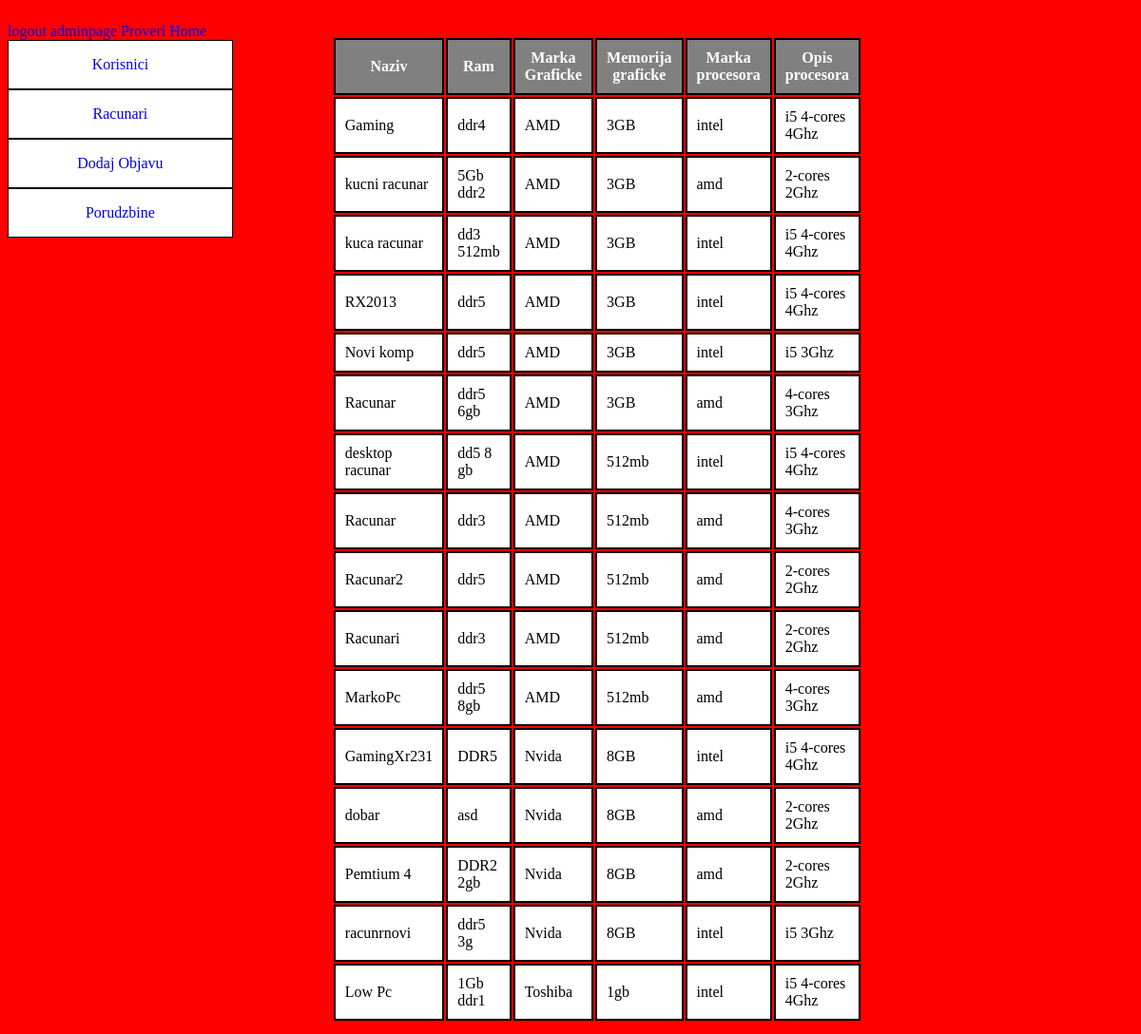
The app's page /racunari.php with its own data.
### tables this page shows
CREATE TABLE IF NOT EXISTS `racunar` (
  `id_racunara` int(255) NOT NULL AUTO_INCREMENT,
  `naziv` varchar(255) NOT NULL,
  `ram` varchar(255) NOT NULL,
  `os` varchar(255) NOT NULL,
  `slika` varchar(255) NOT NULL,
  `id_procesor` int(255) NOT NULL,
  `id_graf` int(255) NOT NULL,
  PRIMARY KEY (`id_racunara`)
);

CREATE TABLE IF NOT EXISTS `graficka` (
  `id_graf` int(255) NOT NULL AUTO_INCREMENT,
  `integrisana` varchar(255) NOT NULL,
  `marka` varchar(255) NOT NULL,
  `memorija` varchar(255) NOT NULL,
  PRIMARY KEY (`id_graf`)
);

CREATE TABLE IF NOT EXISTS `procesor` (
  `id_procesor` int(255) NOT NULL AUTO_INCREMENT,
  `markap` varchar(255) NOT NULL,
  `opis` varchar(255) NOT NULL,
  PRIMARY KEY (`id_procesor`)
);

### racunari.php (the view, shortened to what this page needs)
<html>
<head>
<link rel="stylesheet" href="css/racunari.css">
</head>
<body>
<ol>
<a href="logoutscript.php">logout</a>
<a href="admin.php">adminpage</a>
<a href="home.php">Proveri Home</a>
<a href="korisnici.php"><li>Korisnici</li></a>
<a href="racunari.php"><li>Racunari</li></a>
<a href="dodaj.php"><li>Dodaj Objavu</li></a>
<a href="porudzbine.php"><li>Porudzbine</li></a>
</ol>
</body>
</html>
<?php
include 'connect.php';
$pretraga = '';
$sql="SELECT racunar.naziv,racunar.ram,graficka.marka,graficka.memorija,procesor.markap,
procesor.opis
FROM racunar INNER JOIN graficka ON graficka.id_graf=racunar.id_graf INNER JOIN
procesor ON procesor.id_procesor=racunar.id_procesor
WHERE racunar.naziv LIKE '%$pretraga%'";
$results=mysqli_query($conn,$sql);
echo '<table class="tabela">';
echo "<thead><tr><th>Naziv</th><th>Ram</th><th>Marka Graficke</th>
<th>Memorija graficke</th><th>Marka procesora<th>Opis procesora</th></tr></thead><tbody>";
while($row = $results->fetch_assoc())
{
    echo "<tr><td>".$row['naziv']."</td><td>".$row['ram']."
    </td><td>".$row['marka']."</td><td>".$row['memorija']."</td><td>".$row['markap']."</td>
    <td>".$row['opis']."
    </tr>";
}
echo "</tbody></table>";
?>

### css/racunari.css (style rules this page uses)
body { background-color:red; }
ol { width:20%; height:50%; padding:0px; display:inline-block; vertical-align:top; }
li { border:1px solid black; height:50px; text-align:center; list-style-type:none; line-height:50px; background-color:rgb(255,255,255); }
a { text-decoration:none; }
.tabela { width: 36.9%; display:inline-block; margin-top:30px; margin-left:100px; }
.tabela th { border:2px solid black; padding: 10px; background-color:gray; color:white; }
.tabela td { border:2px solid black; padding: 10px; color:black; background-color:white; }

### records on screen
racunar: naziv "Gaming", ram "ddr4", id_graf.marka "AMD", id_graf.memorija "3GB", id_procesor.markap "intel", id_procesor.opis "i5 4-cores 4Ghz"
racunar: naziv "kucni racunar", ram "5Gb ddr2", id_graf.marka "AMD", id_graf.memorija "3GB", id_procesor.markap "amd", id_procesor.opis "2-cores 2Ghz"
racunar: naziv "kuca racunar", ram "dd3 512mb", id_graf.marka "AMD", id_graf.memorija "3GB", id_procesor.markap "intel", id_procesor.opis "i5 4-cores 4Ghz"
racunar: naziv "RX2013", ram "ddr5", id_graf.marka "AMD", id_graf.memorija "3GB", id_procesor.markap "intel", id_procesor.opis "i5 4-cores 4Ghz"
racunar: naziv "Novi komp", ram "ddr5", id_graf.marka "AMD", id_graf.memorija "3GB", id_procesor.markap "intel", id_procesor.opis "i5 3Ghz"
racunar: naziv "Racunar", ram "ddr5 6gb", id_graf.marka "AMD", id_graf.memorija "3GB", id_procesor.markap "amd", id_procesor.opis "4-cores 3Ghz"
racunar: naziv "desktop racunar", ram "dd5 8 gb", id_graf.marka "AMD", id_graf.memorija "512mb", id_procesor.markap "intel", id_procesor.opis "i5 4-cores 4Ghz"
racunar: naziv "Racunar", ram "ddr3", id_graf.marka "AMD", id_graf.memorija "512mb", id_procesor.markap "amd", id_procesor.opis "4-cores 3Ghz"
racunar: naziv "Racunar2", ram "ddr5", id_graf.marka "AMD", id_graf.memorija "512mb", id_procesor.markap "amd", id_procesor.opis "2-cores 2Ghz"
racunar: naziv "Racunari", ram "ddr3", id_graf.marka "AMD", id_graf.memorija "512mb", id_procesor.markap "amd", id_procesor.opis "2-cores 2Ghz"
racunar: naziv "MarkoPc", ram "ddr5 8gb", id_graf.marka "AMD", id_graf.memorija "512mb", id_procesor.markap "amd", id_procesor.opis "4-cores 3Ghz"
racunar: naziv "GamingXr231", ram "DDR5", id_graf.marka "Nvida", id_graf.memorija "8GB", id_procesor.markap "intel", id_procesor.opis "i5 4-cores 4Ghz"
racunar: naziv "dobar", ram "asd", id_graf.marka "Nvida", id_graf.memorija "8GB", id_procesor.markap "amd", id_procesor.opis "2-cores 2Ghz"
racunar: naziv "Pemtium 4", ram "DDR2 2gb", id_graf.marka "Nvida", id_graf.memorija "8GB", id_procesor.markap "amd", id_procesor.opis "2-cores 2Ghz"
racunar: naziv "racunrnovi", ram "ddr5 3g", id_graf.marka "Nvida", id_graf.memorija "8GB", id_procesor.markap "intel", id_procesor.opis "i5 3Ghz"
racunar: naziv "Low Pc", ram "1Gb ddr1", id_graf.marka "Toshiba", id_graf.memorija "1gb", id_procesor.markap "intel", id_procesor.opis "i5 4-cores 4Ghz"
